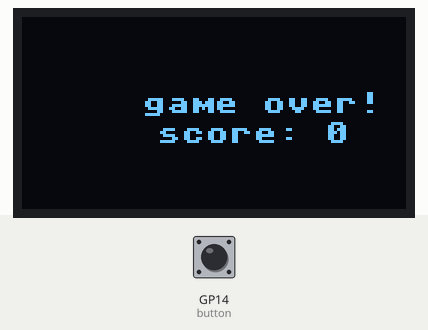
Simulated run of this program. Board: Raspberry Pi Pico running MicroPython. On the bench: 128×64 one-colour display. Inputs (shaded band) come from the test bench; at power-on: GP14 (button) LOW. Random numbers come from a fixed seed. At 2.5 s the program stops and its outputs stay as they are.

Above: at 0.5 s.

The program:

flappy.py
```python
from machine import Pin, I2C
import ssd1306
import utime
import random

i2c = I2C(0, scl=Pin(17), sda=Pin(16))  # oled screen talk setup

oled = ssd1306.SSD1306_I2C(128, 64, i2c)  # screen size setting

button = Pin(14, Pin.IN, Pin.PULL_DOWN)  # flap button

GRAVITY = 1  # how fast bird falls
FLAP_STRENGTH = -4  # how much it goes up when u press
PIPE_WIDTH = 20
GAP_HEIGHT = 30  # space between pipes

bird_y = 32  # where bird starts
bird_velocity = 0  # speed of bird up/down

pipe_x = 128  # pipe starts offscreen
pipe_gap_y = random.randint(10, 40)  # pipe hole moves up/down

score = 0  # keep track of score

def draw():
    oled.fill(0)  # clear screen
    oled.rect(10, int(bird_y), 6, 6, 1)  # bird box
    oled.rect(pipe_x, 0, PIPE_WIDTH, pipe_gap_y, 1)  # top pipe
    oled.rect(pipe_x, pipe_gap_y + GAP_HEIGHT, PIPE_WIDTH, 64 - pipe_gap_y - GAP_HEIGHT, 1)  # bottom pipe
    oled.text(str(score), 60, 5, 1)  # score display
    oled.show()

def update():
    global bird_y, bird_velocity, pipe_x, pipe_gap_y, score

    bird_velocity += GRAVITY  # bird goes down coz gravity
    bird_y += bird_velocity  # update bird pos

    if button.value():
        bird_velocity = FLAP_STRENGTH  # bird jumps up

    pipe_x -= 2  # pipes move left
    if pipe_x < -PIPE_WIDTH:
        pipe_x = 128  # reset pipe to right
        pipe_gap_y = random.randint(10, 40)  # new hole place
        score += 1  # add score

    if bird_y < 0 or bird_y > 58:  # hit top or bottom
        return True  # game over
    if 10 < pipe_x < 16 and (bird_y < pipe_gap_y or bird_y > pipe_gap_y + GAP_HEIGHT):  # hit pipe
        return True  # game over

    return False  # game continues

def game_loop():
    global bird_y, bird_velocity, pipe_x, score

    bird_y = 32  # reset bird
    bird_velocity = 0
    pipe_x = 128  # reset pipe
    score = 0

    while True:
        if update():
            break  # stop loop if dead
        draw()
        utime.sleep(0.05)  # slow down game

    oled.fill(0)
    oled.text("game over!", 40, 25, 1)  # sad times
    oled.text("score: " + str(score), 45, 35, 1)  # show final score
    oled.show()
    utime.sleep(2)  # wait before restart

game_loop()  # start game
```
